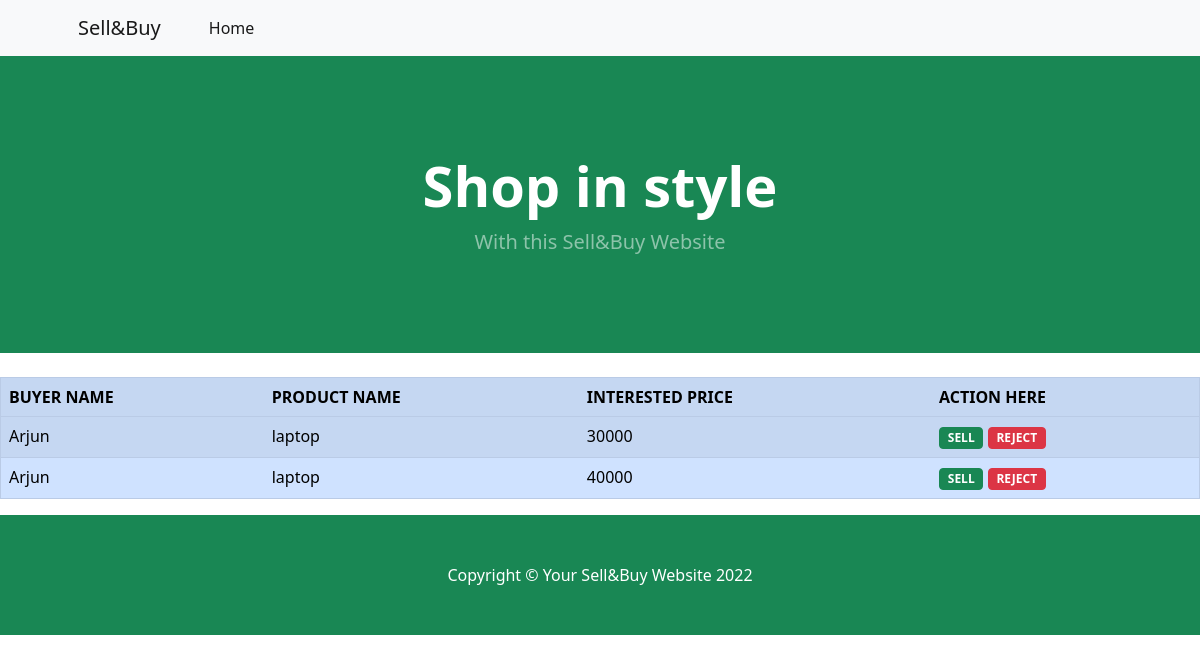
The page /buyer_list/74/ on the database as committed earlier.
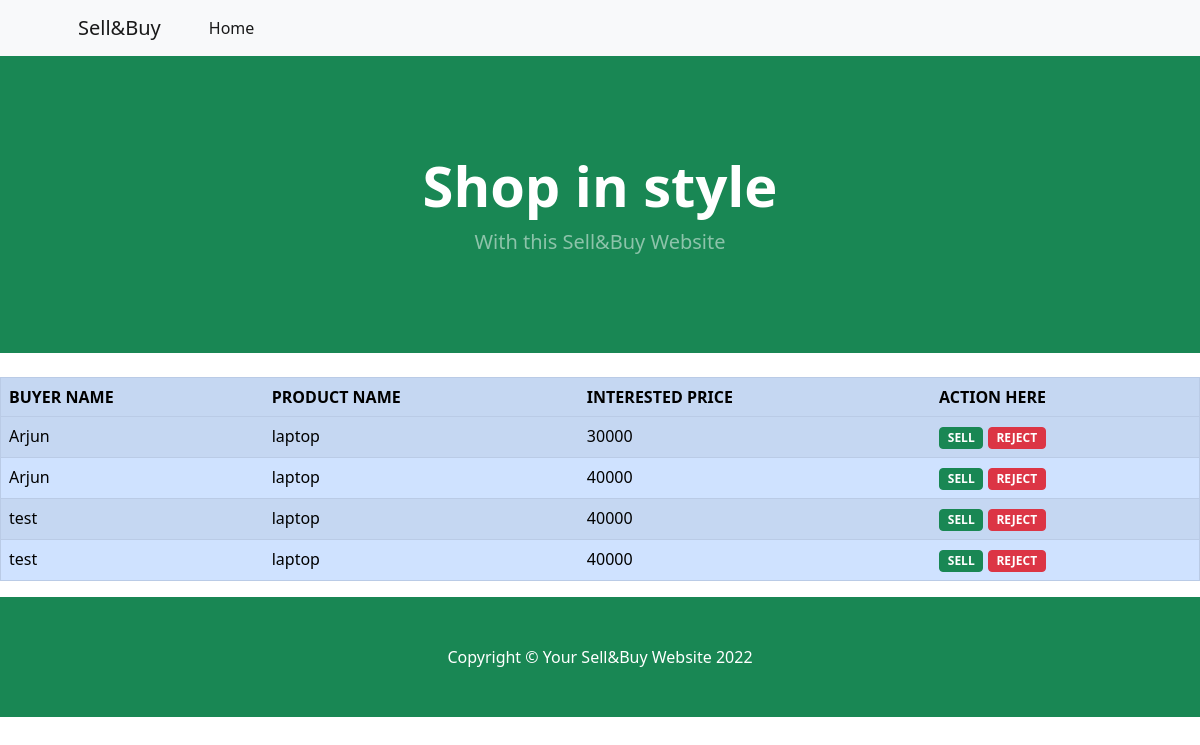
The same page on the database as committed later.
### sellerapp/models.py (models this page shows, shortened)
class BuyProduct(models.Model):
    seller_name = models.CharField(max_length=100, null=True)
    buyer_name = models.CharField(max_length=100,null=True)
    product_id = models.CharField(max_length=100,null=True)
    buyer_price = models.IntegerField(null=True)
    buy_status = models.BooleanField(null=True)

class Product(models.Model):
    userid = models.ForeignKey(User,on_delete=models.CASCADE,null=True)
    product_name = models.CharField(max_length=100,null=True)
    product_desc = models.CharField(max_length=1000,null=True)
    category = models.CharField(max_length=100,null=True)
    location = models.CharField(max_length=100,null=True)
    product_price = models.FloatField(max_length=100,null=True)
    product_img = models.FileField(upload_to='media',null=True,blank=True)
    time = models.DateTimeField(null=True,blank=True)
    def __str__(self):
        return self.product_name

### sellerapp/views.py (the view)
# urls.py: path('buyer_list/<id>/', buyer_list, name='buyer_list'),
def buyer_list(request,id):
    data = BuyProduct.objects.filter(product_id=id)
    product_name = Product.objects.get(id=id)
    print(product_name)
    return render(request,'buyer_list.html',{'obj' : data , 'product_name' : product_name })

### sellerapp/templates/buyer_list.html (shortened to what this page needs)
{% load static %}
<html lang="en">
<head>
    <link href="https://cdn.jsdelivr.net/npm/bootstrap-icons@1.5.0/font/bootstrap-icons.css" rel="stylesheet"/>
    <link rel="stylesheet" href="{% static 'dist/css/styles.css' %}" type="text/css"/>
</head>
<body>
<nav class="navbar navbar-expand-lg navbar-light bg-light">
    <div class="container px-4 px-lg-5">
        <a class="navbar-brand" href="#!">Sell&Buy</a>
        <div class="collapse navbar-collapse" id="navbarSupportedContent">
            <ul class="navbar-nav me-auto mb-2 mb-lg-0 ms-lg-4">
                <li class="nav-item"><a class="nav-link active" aria-current="page"
                                        href="{% url 'indexpage' %}">Home</a></li>
            </ul>
        </div>
    </div>
</nav>
<header class="bg-success py-5">
    <div class="container px-4 px-lg-5 my-5">
        <div class="text-center text-white">
            <h1 class="display-4 fw-bolder">Shop in style</h1>
            <p class="lead fw-normal text-white-50 mb-0">With this Sell&Buy Website</p>
        </div>
    </div>
</header>
<table class='table table-primary table-striped' border="1">
    <tr>
        <th>BUYER NAME</th>
        <th>PRODUCT NAME</th>
        <th>INTERESTED PRICE</th>
        <th>ACTION HERE</th>
    </tr>
    <tr>
        {% for i in obj %}
    <tr>
        <td>{{i.buyer_name}}</td>
        <td>{{product_name}}</td>
        <td>{{i.buyer_price}}</td>
        <td>
            <a href="{% url 'accept_interest' i.id product_name.id %}" class="btn btn-success badge">SELL</a>
            <a href="{% url 'reject_interest' i.id product_name.id %}" class="btn btn-danger badge">REJECT</a>
        </td>
    </tr>
    {% endfor %}
    <br>
</table>
<footer class="py-5 bg-success">
    <div class="container"><p class="m-0 text-center text-white">Copyright &copy; Your Sell&Buy Website 2022</p></div>
</footer>
</body>
</html>

Rows that differ between the two databases and show on the page:
added BuyProduct: buyer_name "test", {{ product_name }} "laptop", buyer_price "40000"
added BuyProduct: buyer_name "test", {{ product_name }} "laptop", buyer_price "40000"
